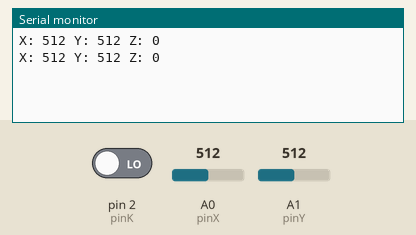
A sketch run on a simulated Arduino Uno, built with avr-gcc and run on an emulated ATmega328P. Parts: the last lines printed to the serial monitor. The inputs (shaded band) are chosen by the test bench; at power-on: A0 (pinX) = 512, A1 (pinY) = 512, pin 2 (pinK) LOW.

Above: at 1.8 s.
1.9 s: A0 (pinX) set to 716
At 2.8 s:
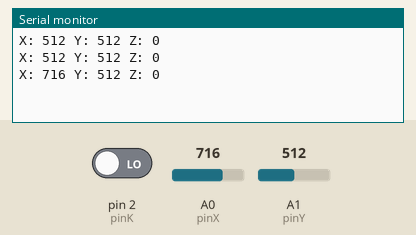
3.4 s: A1 (pinY) set to 716
At 4.5 s:
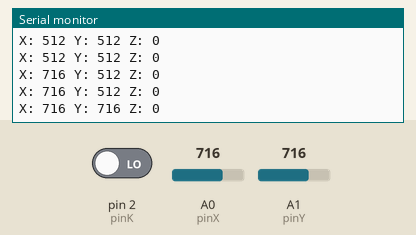
4.9 s: pin 2 (pinK) driven HIGH
At 5.8 s:
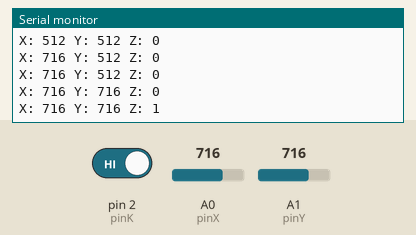
6.4 s: A0 (pinX) set to 900
At 7.7 s:
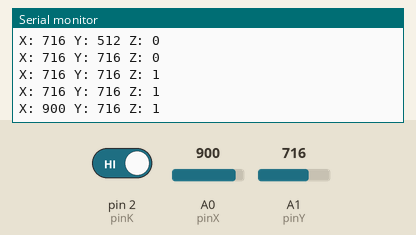
7.9 s: A1 (pinY) set to 900
At 8.8 s:
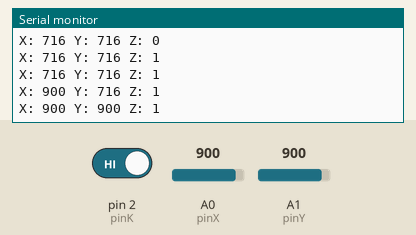
9.4 s: pin 2 (pinK) driven LOW
At 10.4 s:
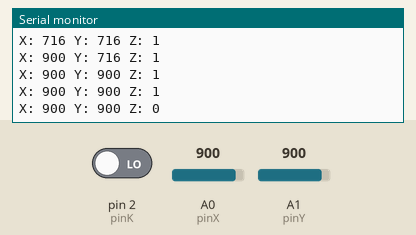
Timing chart, 0 to 11.9 s (numbered marks = the images above; inputs shaded):
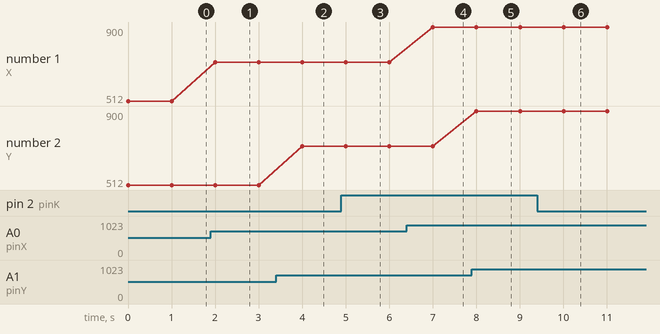

The sketch:

12-JoyStick.ino
```cpp
 /*
 * JoyStick
 * 双轴按键摇杆
 */
#define pinX  A0
#define pinY  A1
#define pinK  2

int value = 0;

void setup()
{
  pinMode(pinK, INPUT);
  Serial.begin(9600);
}

void loop()
{
  value = analogRead(pinX);
  Serial.print("X: ");
  Serial.print(value);

  value = analogRead(pinY);
  Serial.print(" Y: ");
  Serial.print(value);

  value = digitalRead(pinK);
  Serial.print(" Z: ");
  Serial.println(value);

  delay(1000);
}
```

Measured:
- after the input at 1.9 s, the serial monitor: prints a new line after 0.10 s (image 1)
- after the input at 3.4 s, the serial monitor: prints a new line after 0.60 s (image 2)
- after the input at 4.9 s, the serial monitor: prints a new line after 0.10 s (image 3)
- after the input at 6.4 s, the serial monitor: prints a new line after 0.61 s (image 4)
- after the input at 7.9 s, the serial monitor: prints a new line after 0.11 s (image 5)
- after the input at 9.4 s, the serial monitor: prints a new line after 0.61 s (image 6)
- plotted number 1: 512 → 716 after the input at 1.9 s, 716 → 900 after the input at 6.4 s
